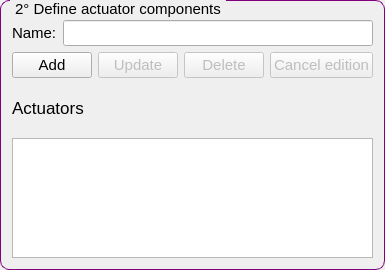
               <widget class="QGroupBox" name="groupBox_3">
                <property name="minimumSize">
                 <size>
                  <width>0</width>
                  <height>270</height>
                 </size>
                </property>
                <property name="maximumSize">
                 <size>
                  <width>16777215</width>
                  <height>270</height>
                 </size>
                </property>
                <property name="styleSheet">
                 <string notr="true">QGroupBox {
    border: 1px solid purple;
    border-radius: 9px;
    margin-top: 0.5em;
    font-size: 15px;
}

QGroupBox::title {
    subcontrol-origin: margin;
    left: 10px;
    padding: 0 3px 0 3px;
}</string>
                </property>
                <property name="title">
                 <string>2° Define actuator components</string>
                </property>
                <layout class="QGridLayout" name="gridLayout_31">
                 <item row="0" column="0">
                  <layout class="QVBoxLayout" name="verticalLayout_29">
                   <property name="topMargin">
                    <number>8</number>
                   </property>
                   <property name="rightMargin">
                    <number>0</number>
                   </property>
                   <item>
                    <layout class="QHBoxLayout" name="horizontalLayout_28">
                     <item>
                      <widget class="QLabel" name="label_23">
                       <property name="font">
                        <font>
                         <pointsize>11</pointsize>
                        </font>
                       </property>
                       <property name="text">
                        <string>Name:</string>
                       </property>
                      </widget>
                     </item>
                     <item>
                      <widget class="QLineEdit" name="lineedit_name_actuator">
                       <property name="font">
                        <font>
                         <pointsize>11</pointsize>
                        </font>
                       </property>
                      </widget>
                     </item>
                    </layout>
                   </item>
                   <item>
                    <layout class="QHBoxLayout" name="horizontalLayout_56">
                     <item>
                      <widget class="QPushButton" name="button_add_actuator">
                       <property name="font">
                        <font>
                         <pointsize>11</pointsize>
                        </font>
                       </property>
                       <property name="text">
                        <string>Add</string>
                       </property>
                      </widget>
                     </item>
                     <item>
                      <widget class="QPushButton" name="button_update_actuator">
                       <property name="enabled">
                        <bool>false</bool>
                       </property>
                       <property name="font">
                        <font>
                         <pointsize>11</pointsize>
                        </font>
                       </property>
                       <property name="text">
                        <string>Update</string>
                       </property>
                      </widget>
                     </item>
                     <item>
                      <widget class="QPushButton" name="button_delete_actuator">
                       <property name="enabled">
                        <bool>false</bool>
                       </property>
                       <property name="font">
                        <font>
                         <pointsize>11</pointsize>
                        </font>
                       </property>
                       <property name="text">
                        <string>Delete</string>
                       </property>
                      </widget>
                     </item>
                     <item>
                      <widget class="QPushButton" name="button_cancel_actuator">
                       <property name="enabled">
                        <bool>false</bool>
                       </property>
                       <property name="font">
                        <font>
                         <pointsize>11</pointsize>
                        </font>
                       </property>
                       <property name="text">
                        <string>Cancel edition</string>
                       </property>
                      </widget>
                     </item>
                    </layout>
                   </item>
                   <item>
                    <widget class="QLabel" name="label_25">
                     <property name="font">
                      <font>
                       <pointsize>13</pointsize>
                      </font>
                     </property>
                     <property name="text">
                      <string>Actuators</string>
                     </property>
                     <property name="alignment">
                      <set>Qt::AlignLeading|Qt::AlignLeft|Qt::AlignVCenter</set>
                     </property>
                    </widget>
                   </item>
                   <item>
                    <widget class="QListWidget" name="listwidget_actuator">
                     <property name="minimumSize">
                      <size>
                       <width>0</width>
                       <height>120</height>
                      </size>
                     </property>
                     <property name="maximumSize">
                      <size>
                       <width>16777215</width>
                       <height>120</height>
                      </size>
                     </property>
                     <property name="font">
                      <font>
                       <pointsize>11</pointsize>
                      </font>
                     </property>
                     <property name="alternatingRowColors">
                      <bool>true</bool>
                     </property>
                     <property name="wordWrap">
                      <bool>true</bool>
                     </property>
                    </widget>
                   </item>
                  </layout>
                 </item>
                </layout>
               </widget>
